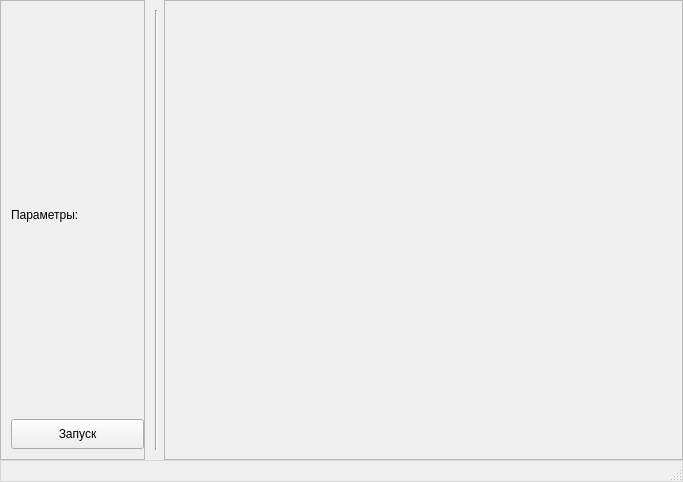
<?xml version="1.0" encoding="UTF-8"?>
<ui version="4.0">
 <class>MainWindow</class>
 <widget class="QMainWindow" name="MainWindow">
  <property name="geometry">
   <rect>
    <x>0</x>
    <y>0</y>
    <width>683</width>
    <height>482</height>
   </rect>
  </property>
  <property name="sizePolicy">
   <sizepolicy hsizetype="Fixed" vsizetype="Fixed">
    <horstretch>0</horstretch>
    <verstretch>0</verstretch>
   </sizepolicy>
  </property>
  <property name="windowTitle">
   <string>MainWindow</string>
  </property>
  <property name="styleSheet">
   <string notr="true">QMainWindow {background-color: &quot;white&quot;}</string>
  </property>
  <property name="tabShape">
   <enum>QTabWidget::Triangular</enum>
  </property>
  <widget class="QWidget" name="centralwidget">
   <property name="sizePolicy">
    <sizepolicy hsizetype="Minimum" vsizetype="Minimum">
     <horstretch>0</horstretch>
     <verstretch>0</verstretch>
    </sizepolicy>
   </property>
   <layout class="QGridLayout" name="gridLayout_2">
    <property name="leftMargin">
     <number>0</number>
    </property>
    <property name="topMargin">
     <number>0</number>
    </property>
    <property name="rightMargin">
     <number>0</number>
    </property>
    <property name="bottomMargin">
     <number>0</number>
    </property>
    <property name="spacing">
     <number>0</number>
    </property>
    <item row="0" column="0">
     <layout class="QHBoxLayout" name="horizontalLayout_centralwidget" stretch="0,0,2">
      <property name="spacing">
       <number>0</number>
      </property>
      <property name="sizeConstraint">
       <enum>QLayout::SetFixedSize</enum>
      </property>
      <property name="leftMargin">
       <number>0</number>
      </property>
      <property name="topMargin">
       <number>0</number>
      </property>
      <property name="rightMargin">
       <number>0</number>
      </property>
      <property name="bottomMargin">
       <number>0</number>
      </property>
      <item>
       <widget class="QFrame" name="frame_launch_panel">
        <property name="sizePolicy">
         <sizepolicy hsizetype="Fixed" vsizetype="Preferred">
          <horstretch>0</horstretch>
          <verstretch>0</verstretch>
         </sizepolicy>
        </property>
        <property name="styleSheet">
         <string notr="true">QFrame {
background-color: &quot;white&quot;;
}</string>
        </property>
        <property name="frameShape">
         <enum>QFrame::StyledPanel</enum>
        </property>
        <property name="frameShadow">
         <enum>QFrame::Raised</enum>
        </property>
        <property name="lineWidth">
         <number>0</number>
        </property>
        <layout class="QVBoxLayout" name="verticalLayout">
         <property name="spacing">
          <number>0</number>
         </property>
         <property name="leftMargin">
          <number>10</number>
         </property>
         <property name="topMargin">
          <number>10</number>
         </property>
         <property name="rightMargin">
          <number>0</number>
         </property>
         <property name="bottomMargin">
          <number>10</number>
         </property>
         <item>
          <layout class="QVBoxLayout" name="verticalLayout_main_panel">
           <property name="spacing">
            <number>0</number>
           </property>
           <property name="sizeConstraint">
            <enum>QLayout::SetFixedSize</enum>
           </property>
           <item>
            <spacer name="verticalSpacer_2">
             <property name="orientation">
              <enum>Qt::Vertical</enum>
             </property>
             <property name="sizeType">
              <enum>QSizePolicy::Expanding</enum>
             </property>
             <property name="sizeHint" stdset="0">
              <size>
               <width>10</width>
               <height>10</height>
              </size>
             </property>
            </spacer>
           </item>
           <item>
            <layout class="QVBoxLayout" name="verticalLayout_input_panel">
             <property name="spacing">
              <number>8</number>
             </property>
             <property name="sizeConstraint">
              <enum>QLayout::SetFixedSize</enum>
             </property>
             <item>
              <spacer name="horizontalSpacer">
               <property name="orientation">
                <enum>Qt::Horizontal</enum>
               </property>
               <property name="sizeHint" stdset="0">
                <size>
                 <width>133</width>
                 <height>0</height>
                </size>
               </property>
              </spacer>
             </item>
             <item>
              <widget class="QLabel" name="label_parameters">
               <property name="text">
                <string>Параметры:</string>
               </property>
              </widget>
             </item>
             <item>
              <layout class="QVBoxLayout" name="verticalLayout_parameters">
               <property name="spacing">
                <number>8</number>
               </property>
              </layout>
             </item>
            </layout>
           </item>
           <item>
            <spacer name="verticalSpacer_4">
             <property name="orientation">
              <enum>Qt::Vertical</enum>
             </property>
             <property name="sizeHint" stdset="0">
              <size>
               <width>20</width>
               <height>10</height>
              </size>
             </property>
            </spacer>
           </item>
           <item>
            <widget class="QPushButton" name="lunch_button">
             <property name="enabled">
              <bool>true</bool>
             </property>
             <property name="sizePolicy">
              <sizepolicy hsizetype="Minimum" vsizetype="Fixed">
               <horstretch>0</horstretch>
               <verstretch>0</verstretch>
              </sizepolicy>
             </property>
             <property name="minimumSize">
              <size>
               <width>0</width>
               <height>30</height>
              </size>
             </property>
             <property name="cursor">
              <cursorShape>PointingHandCursor</cursorShape>
             </property>
             <property name="styleSheet">
              <string notr="true">#pushButton {
  border: 1px solid#adadad;
  background-color: rgb(225, 225, 225);
  color: rgb(0, 0, 0);
}

#pushButton:hover {
  border: 1px solid#0078d7;
  background-color: rgb(229, 241, 251);
  color: rgb(0, 0, 0);
}

#pushButton:pressed {  
  border: 1px solid#005499;
  background-color: rgb(204, 228, 247);
  color: rgb(0, 0, 0);
}</string>
             </property>
             <property name="text">
              <string>Запуск</string>
             </property>
             <property name="checkable">
              <bool>false</bool>
             </property>
             <property name="checked">
              <bool>false</bool>
             </property>
             <property name="autoRepeat">
              <bool>false</bool>
             </property>
             <property name="autoExclusive">
              <bool>false</bool>
             </property>
             <property name="autoDefault">
              <bool>false</bool>
             </property>
             <property name="default">
              <bool>false</bool>
             </property>
             <property name="flat">
              <bool>false</bool>
             </property>
            </widget>
           </item>
          </layout>
         </item>
        </layout>
       </widget>
      </item>
      <item>
       <layout class="QHBoxLayout" name="horizontalLayout">
        <property name="spacing">
         <number>0</number>
        </property>
        <property name="sizeConstraint">
         <enum>QLayout::SetFixedSize</enum>
        </property>
        <property name="leftMargin">
         <number>10</number>
        </property>
        <property name="topMargin">
         <number>10</number>
        </property>
        <property name="rightMargin">
         <number>6</number>
        </property>
        <property name="bottomMargin">
         <number>10</number>
        </property>
        <item>
         <widget class="Line" name="line">
          <property name="orientation">
           <enum>Qt::Vertical</enum>
          </property>
         </widget>
        </item>
       </layout>
      </item>
      <item>
       <widget class="QFrame" name="frame">
        <property name="sizePolicy">
         <sizepolicy hsizetype="Minimum" vsizetype="Minimum">
          <horstretch>0</horstretch>
          <verstretch>0</verstretch>
         </sizepolicy>
        </property>
        <property name="frameShape">
         <enum>QFrame::StyledPanel</enum>
        </property>
        <property name="frameShadow">
         <enum>QFrame::Raised</enum>
        </property>
        <layout class="QVBoxLayout" name="verticalLayout_2">
         <property name="spacing">
          <number>0</number>
         </property>
         <property name="leftMargin">
          <number>0</number>
         </property>
         <property name="topMargin">
          <number>10</number>
         </property>
         <property name="rightMargin">
          <number>10</number>
         </property>
         <property name="bottomMargin">
          <number>10</number>
         </property>
         <item>
          <layout class="QVBoxLayout" name="verticalLayout_graphic_widgets">
           <property name="spacing">
            <number>0</number>
           </property>
           <property name="sizeConstraint">
            <enum>QLayout::SetFixedSize</enum>
           </property>
           <property name="leftMargin">
            <number>0</number>
           </property>
           <property name="topMargin">
            <number>0</number>
           </property>
           <property name="rightMargin">
            <number>0</number>
           </property>
           <property name="bottomMargin">
            <number>0</number>
           </property>
          </layout>
         </item>
        </layout>
       </widget>
      </item>
     </layout>
    </item>
   </layout>
  </widget>
  <widget class="QStatusBar" name="statusBar">
   <property name="styleSheet">
    <string notr="true">QStatusBar {
  border: 1px solid#D7D7D7;
  background-color: #F0F0F0;
}</string>
   </property>
   <property name="sizeGripEnabled">
    <bool>true</bool>
   </property>
  </widget>
  <action name="create_btn">
   <property name="icon">
    <iconset>
     <normaloff>../Documents/GitHub/PyPaint/icons/menubar_icons/file_menu_icons/create.png</normaloff>../Documents/GitHub/PyPaint/icons/menubar_icons/file_menu_icons/create.png</iconset>
   </property>
   <property name="text">
    <string>Создать...</string>
   </property>
   <property name="shortcut">
    <string>Ctrl+N</string>
   </property>
  </action>
  <action name="open_btn">
   <property name="icon">
    <iconset>
     <normaloff>../Documents/GitHub/PyPaint/icons/menubar_icons/file_menu_icons/open.png</normaloff>../Documents/GitHub/PyPaint/icons/menubar_icons/file_menu_icons/open.png</iconset>
   </property>
   <property name="text">
    <string>Открыть...</string>
   </property>
   <property name="shortcut">
    <string>Ctrl+O</string>
   </property>
  </action>
  <action name="save_btn">
   <property name="icon">
    <iconset>
     <normaloff>../Documents/GitHub/PyPaint/icons/menubar_icons/file_menu_icons/save.png</normaloff>../Documents/GitHub/PyPaint/icons/menubar_icons/file_menu_icons/save.png</iconset>
   </property>
   <property name="text">
    <string>Сохранить</string>
   </property>
   <property name="shortcut">
    <string>Ctrl+S</string>
   </property>
  </action>
  <action name="save_as_btn">
   <property name="icon">
    <iconset>
     <normaloff>../Documents/GitHub/PyPaint/icons/menubar_icons/file_menu_icons/save_as.png</normaloff>../Documents/GitHub/PyPaint/icons/menubar_icons/file_menu_icons/save_as.png</iconset>
   </property>
   <property name="text">
    <string>Сохранить как...</string>
   </property>
   <property name="shortcut">
    <string>Ctrl+Shift+S</string>
   </property>
  </action>
  <action name="exit_btn">
   <property name="icon">
    <iconset>
     <normaloff>../Documents/GitHub/PyPaint/icons/menubar_icons/file_menu_icons/exit.png</normaloff>../Documents/GitHub/PyPaint/icons/menubar_icons/file_menu_icons/exit.png</iconset>
   </property>
   <property name="text">
    <string>Выход</string>
   </property>
  </action>
  <action name="info_btn">
   <property name="icon">
    <iconset>
     <normaloff>../Documents/GitHub/PyPaint/icons/menubar_icons/info_menu_icons/info.png</normaloff>../Documents/GitHub/PyPaint/icons/menubar_icons/info_menu_icons/info.png</iconset>
   </property>
   <property name="text">
    <string>О программе</string>
   </property>
   <property name="shortcut">
    <string>F4</string>
   </property>
  </action>
  <action name="resize_btn">
   <property name="icon">
    <iconset>
     <normaloff>../User/Documents/GitHub/PyPaint/icons/menubar_icons/image_menu_icons/resize.png</normaloff>../User/Documents/GitHub/PyPaint/icons/menubar_icons/image_menu_icons/resize.png</iconset>
   </property>
   <property name="text">
    <string>Изменить размер</string>
   </property>
  </action>
  <action name="flip_gorizontally_btn">
   <property name="icon">
    <iconset>
     <normaloff>../Documents/GitHub/PyPaint/icons/menubar_icons/image_menu_icons/flip_gorizontally.png</normaloff>../Documents/GitHub/PyPaint/icons/menubar_icons/image_menu_icons/flip_gorizontally.png</iconset>
   </property>
   <property name="text">
    <string>Отразить по горизонтали</string>
   </property>
  </action>
  <action name="flip_vertically_btn">
   <property name="icon">
    <iconset>
     <normaloff>../Documents/GitHub/PyPaint/icons/menubar_icons/image_menu_icons/flip_vertically.png</normaloff>../Documents/GitHub/PyPaint/icons/menubar_icons/image_menu_icons/flip_vertically.png</iconset>
   </property>
   <property name="text">
    <string>Отразить по вертикали</string>
   </property>
  </action>
  <action name="turn_90_right_btn">
   <property name="icon">
    <iconset>
     <normaloff>../Documents/GitHub/PyPaint/icons/menubar_icons/image_menu_icons/turn_90_right.png</normaloff>../Documents/GitHub/PyPaint/icons/menubar_icons/image_menu_icons/turn_90_right.png</iconset>
   </property>
   <property name="text">
    <string>Повернуть на 90° вправо</string>
   </property>
  </action>
  <action name="turn_90_left_btn">
   <property name="icon">
    <iconset>
     <normaloff>../Documents/GitHub/PyPaint/icons/menubar_icons/image_menu_icons/turn_90_left.png</normaloff>../Documents/GitHub/PyPaint/icons/menubar_icons/image_menu_icons/turn_90_left.png</iconset>
   </property>
   <property name="text">
    <string>Повернуть на 90° влево</string>
   </property>
  </action>
  <action name="turn_180_btn">
   <property name="icon">
    <iconset>
     <normaloff>../Documents/GitHub/PyPaint/icons/menubar_icons/image_menu_icons/turn_180.png</normaloff>../Documents/GitHub/PyPaint/icons/menubar_icons/image_menu_icons/turn_180.png</iconset>
   </property>
   <property name="text">
    <string>Повернуть на 180°</string>
   </property>
  </action>
  <action name="increase_btn">
   <property name="icon">
    <iconset>
     <normaloff>../User/Documents/GitHub/PyPaint/icons/menubar_icons/view_menu_icons/increase.png</normaloff>../User/Documents/GitHub/PyPaint/icons/menubar_icons/view_menu_icons/increase.png</iconset>
   </property>
   <property name="text">
    <string>Увеличить</string>
   </property>
  </action>
  <action name="decrease_btn">
   <property name="icon">
    <iconset>
     <normaloff>../User/Documents/GitHub/PyPaint/icons/menubar_icons/view_menu_icons/decrease.png</normaloff>../User/Documents/GitHub/PyPaint/icons/menubar_icons/view_menu_icons/decrease.png</iconset>
   </property>
   <property name="text">
    <string>Уменьшить</string>
   </property>
  </action>
  <action name="by_window_size_btn">
   <property name="icon">
    <iconset>
     <normaloff>../User/Documents/GitHub/PyPaint/icons/menubar_icons/view_menu_icons/by_window_size.png</normaloff>../User/Documents/GitHub/PyPaint/icons/menubar_icons/view_menu_icons/by_window_size.png</iconset>
   </property>
   <property name="text">
    <string>По размеру окна</string>
   </property>
  </action>
  <action name="go_next">
   <property name="icon">
    <iconset>
     <normaloff>../Documents/GitHub/PyPaint/icons/operations_icons/history_icons/next_history_icon.png</normaloff>../Documents/GitHub/PyPaint/icons/operations_icons/history_icons/next_history_icon.png</iconset>
   </property>
   <property name="text">
    <string>Вперед</string>
   </property>
   <property name="shortcut">
    <string>Ctrl+Y</string>
   </property>
  </action>
  <action name="go_back">
   <property name="icon">
    <iconset>
     <normaloff>../Documents/GitHub/PyPaint/icons/operations_icons/history_icons/back_history_icon.png</normaloff>../Documents/GitHub/PyPaint/icons/operations_icons/history_icons/back_history_icon.png</iconset>
   </property>
   <property name="text">
    <string>Назад</string>
   </property>
   <property name="shortcut">
    <string>Ctrl+Z</string>
   </property>
  </action>
 </widget>
 <resources/>
 <connections/>
</ui>
